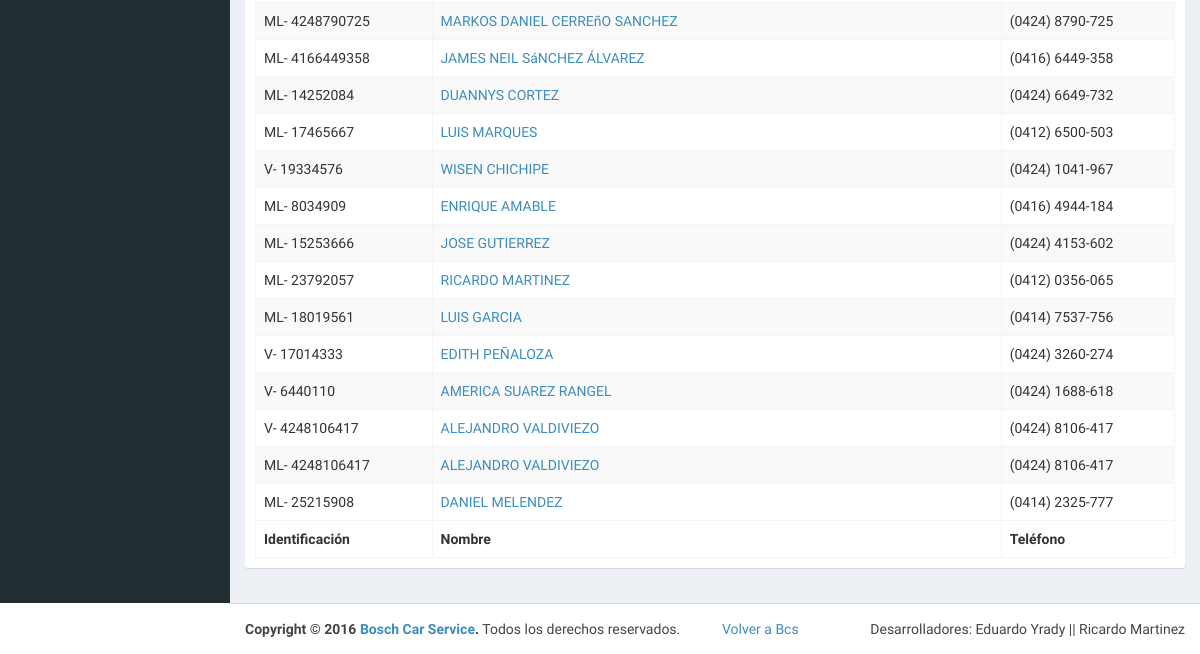
Page /admin/registrar_cliente.php (signed in, lower part) on the earlier database version.
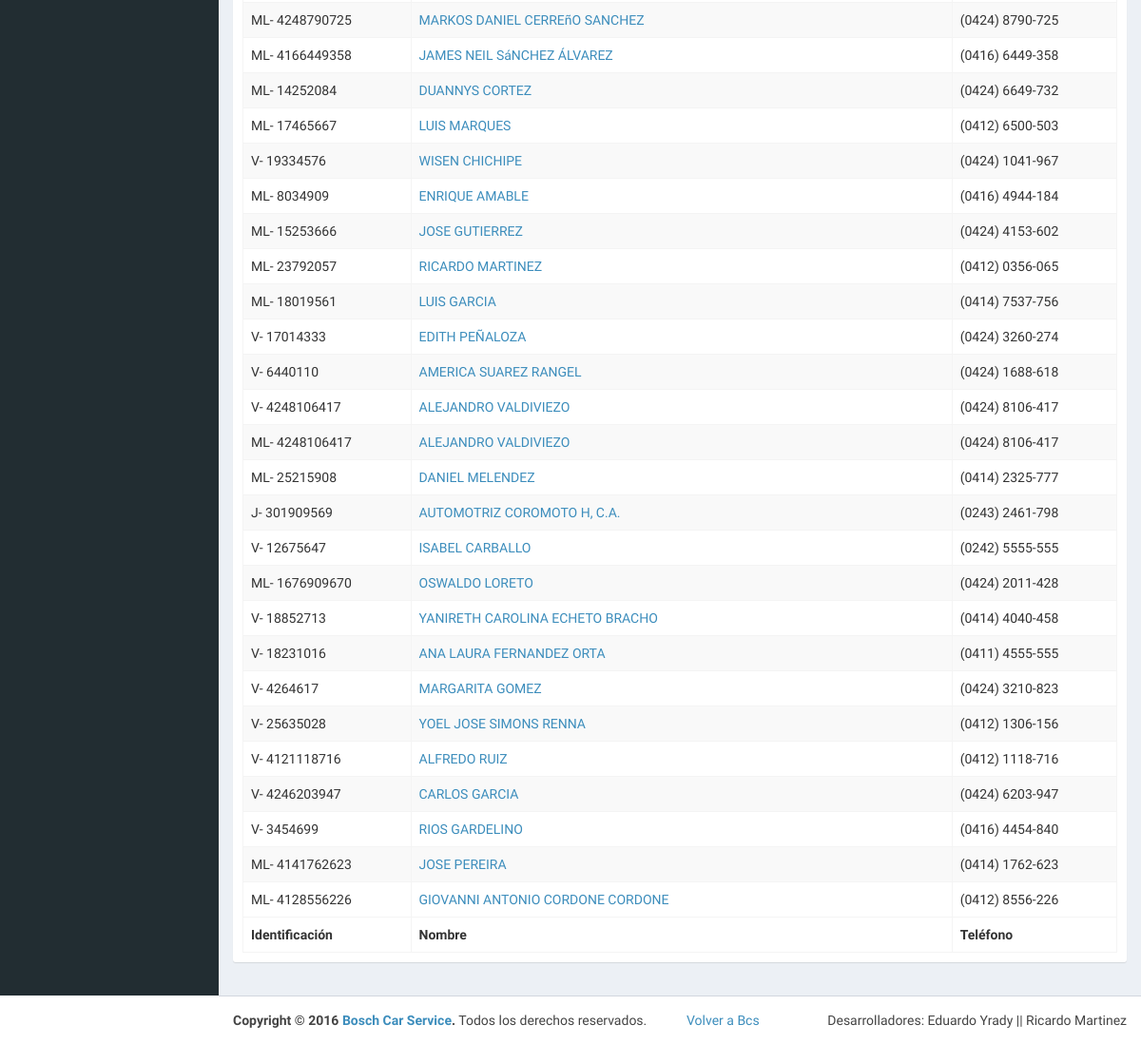
Same page on the later database version.
### tables this page shows
CREATE TABLE `cliente` (
  `id_cliente` int(11) NOT NULL,
  `id_tipo` int(11) NOT NULL,
  `dni` varchar(10) NOT NULL,
  `nombre` varchar(100) NOT NULL,
  `telf` varchar(15) NOT NULL,
  `direccion` varchar(100) NOT NULL,
  `correo` varchar(50) NOT NULL,
  `images` longtext NOT NULL,
  `habilitado` int(11) NOT NULL
);

### admin/conexion.php (called while the page is built, shortened)
<?php session_start();
function cons($var){
$ret= mysqli_query($_SESSION['conexion_database'],$var) or die(mysqli_error($_SESSION['conexion_database']));
return $ret;
}
?>

### admin/registrar_cliente.php (the view, shortened to what this page needs)
<?php include("menu.php");
?>
  <div class="content-wrapper">
    <section class="content">
<?php
if(isset($_SESSION['ingreso'])){
		  $consult=("SELECT * FROM tipo");
		  $d=cons($consult);
		  $ti=array();
		  while($fg=mysqli_fetch_array($d)){
			  $ti[$fg['id_tipo']]=$fg['nombre'];
		  }
		  $consulta=("SELECT * FROM cliente WHERE habilitado=0");
		  $s=cons($consulta);
		  if(mysqli_num_rows($s)<=0){
			echo alerta("No hay ningun cliente registrado");
		  }else{
			  echo '<div class="box box-danger">
            <div class="box-header with-border text-center">
              <h3 class="box-title">Clientes Registrados</h3>
              </div>
            <div class="box-body">
              <table id="example1" class="table table-bordered table-striped">
                <thead>
                <tr>
                  <th>Identificaci&oacute;n</th>
                  <th>Nombre</th>
                  <th>Tel&eacute;fono</th>
                </tr>
                </thead>
                <tbody id="prep">
               ';
			  while($row=mysqli_fetch_array($s)){
			  echo ' <tr>
                  <td>'.$ti[$row['id_tipo']].'- '.$row['dni'].'</td>
                  <td> <a href="perfil.php?id='.$row['id_cliente'].'">'.$row['nombre'].'</a></td>
                  <td>'.$row['telf'].'</td>
                </tr> ';
			  }
			  echo ' </tbody>
                <tfoot>
                <tr>
                  <th>Identificaci&oacute;n</th>
                  <th>Nombre</th>
                  <th>Tel&eacute;fono</th>
                </tr>
                </tfoot>
              </table>
            </div>
          </div>';
		  }
}
?>
</section>
</div>
    <?php
include("footer.php");
?>

Differences in the rows shown:
added cliente: id_tipo "J", dni "301909569", nombre "AUTOMOTRIZ COROMOTO H, C.A.", telf "(0243) 2461-798"
added cliente: id_tipo "V", dni "12675647", nombre "ISABEL CARBALLO", telf "(0242) 5555-555"
added cliente: id_tipo "ML", dni "1676909670", nombre "OSWALDO LORETO", telf "(0424) 2011-428"
added cliente: id_tipo "V", dni "18852713", nombre "YANIRETH CAROLINA ECHETO BRACHO", telf "(0414) 4040-458"
added cliente: id_tipo "V", dni "18231016", nombre "ANA LAURA FERNANDEZ ORTA", telf "(0411) 4555-555"
added cliente: id_tipo "V", dni "4264617", nombre "MARGARITA GOMEZ", telf "(0424) 3210-823"
added cliente: id_tipo "V", dni "25635028", nombre "YOEL JOSE SIMONS RENNA", telf "(0412) 1306-156"
added cliente: id_tipo "V", dni "4121118716", nombre "ALFREDO RUIZ", telf "(0412) 1118-716"
added cliente: id_tipo "V", dni "4246203947", nombre "CARLOS GARCIA", telf "(0424) 6203-947"
added cliente: id_tipo "V", dni "3454699", nombre "RIOS GARDELINO", telf "(0416) 4454-840"
added cliente: id_tipo "ML", dni "4141762623", nombre "JOSE PEREIRA", telf "(0414) 1762-623"
added cliente: id_tipo "ML", dni "4128556226", nombre "GIOVANNI ANTONIO CORDONE CORDONE", telf "(0412) 8556-226"
